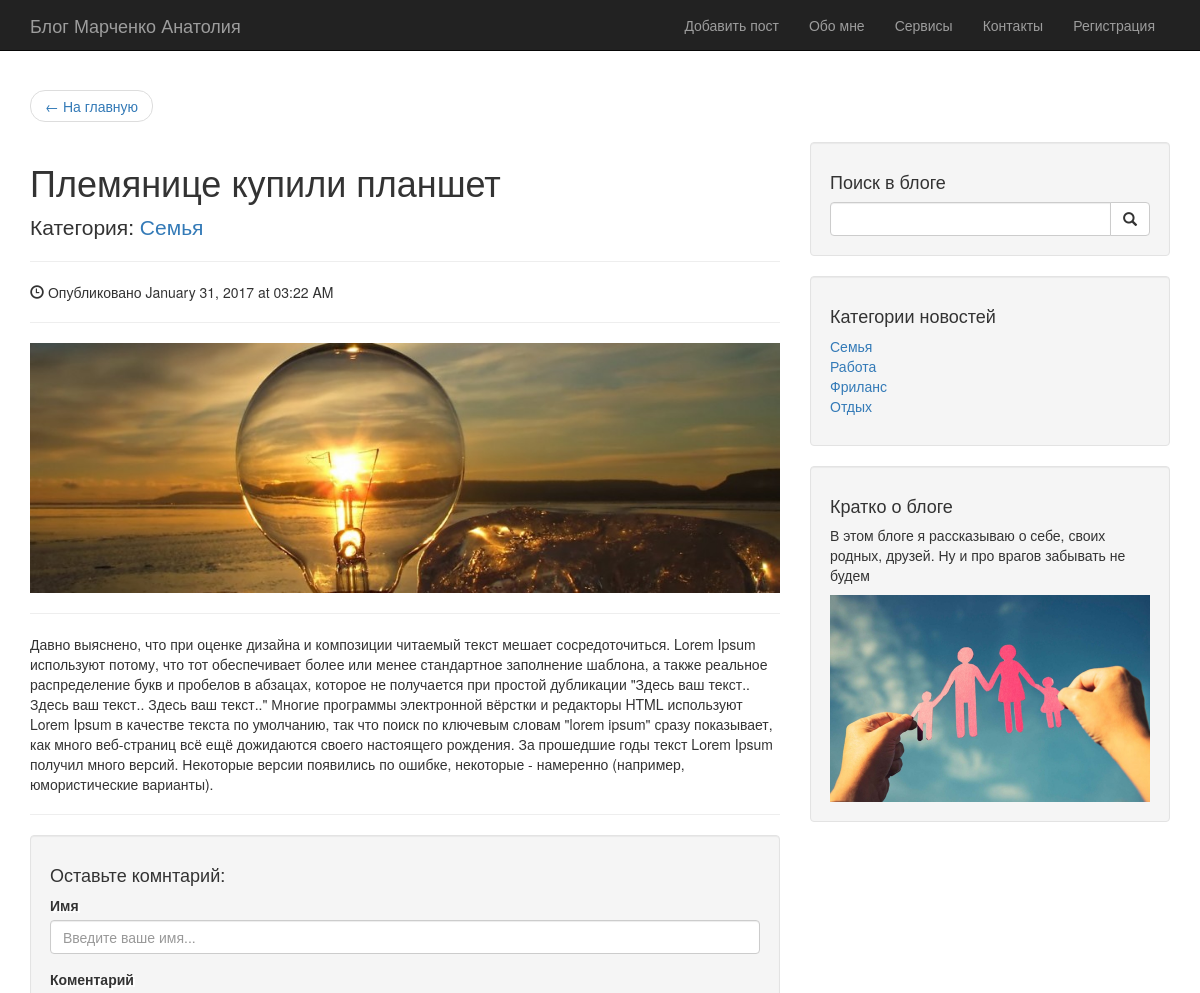
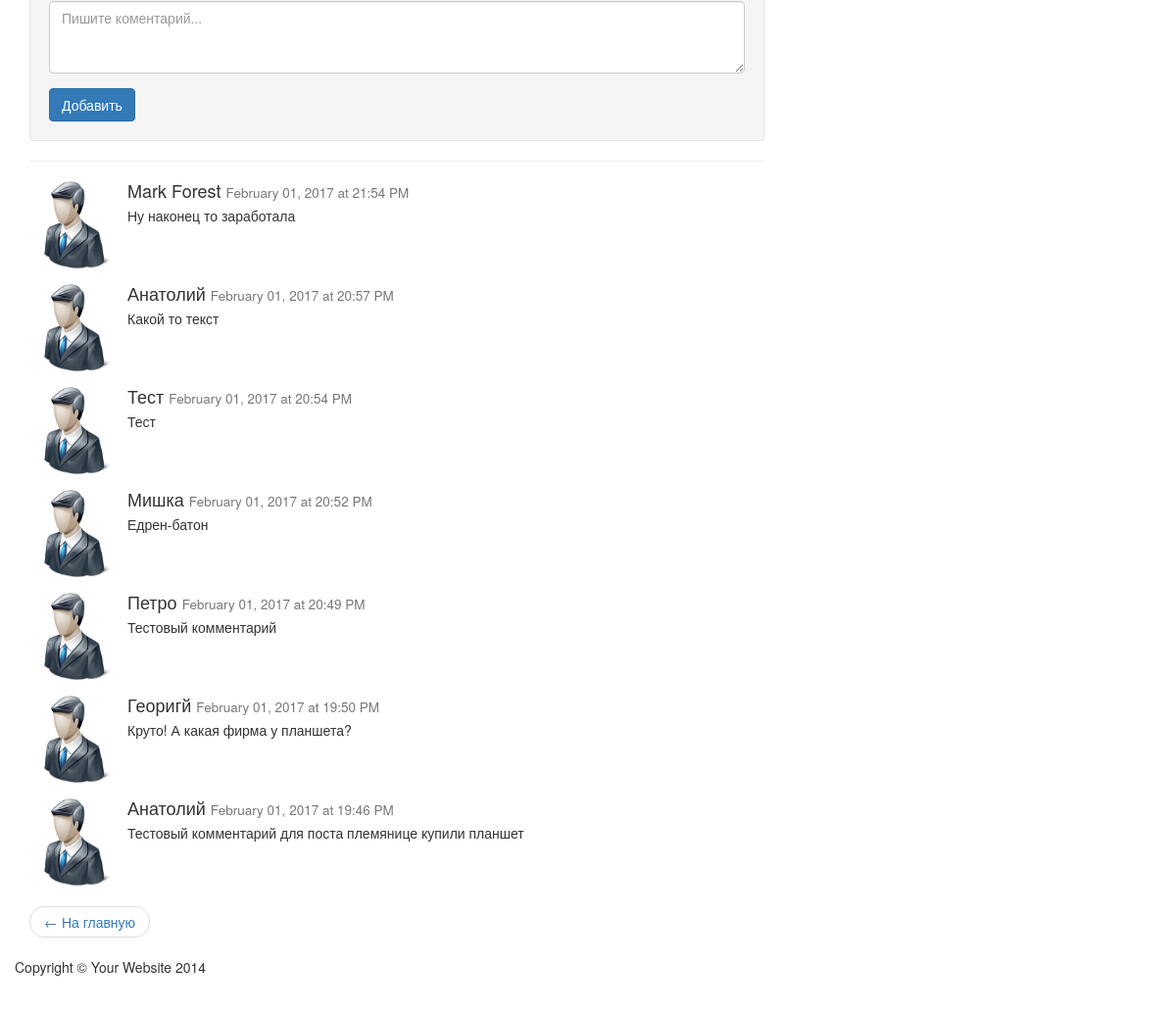
The app's page /post.php?id=9 with its own data (2 pictures, top to bottom).
### tables this page shows
CREATE TABLE posts(
          id integer primary key AUTOINCREMENT,
          category_id integer not null,
          published_date text not null,
          path_img text not null,
          title text not null,
          content text not null,
          FOREIGN KEY (category_id) REFERENCES categories(id)
      );

CREATE TABLE categories(
          id integer PRIMARY KEY AUTOINCREMENT,
          name text NOT NULL
);

CREATE TABLE comments(
  id integer PRIMARY KEY AUTOINCREMENT ,
  comment_text text not null,
  nameUser text not null,
  post_id integer NOT NULL ,
  published_date text not null,
  FOREIGN KEY (post_id)REFERENCES posts(id)
);

### post.php (the view, shortened to what this page needs)
<?php
try {
    $dsn = "sqlite:blog.sqlite";
    $db = new PDO($dsn);
    $db->setAttribute(PDO::ATTR_ERRMODE,PDO::ERRMODE_EXCEPTION);
    $db->beginTransaction();
    $path_img = "images/9.jpg";
    if(isset($_GET['id'])) {
        $id = $_GET['id'];
        $sql = "select * from posts,categories where posts.category_id=categories.id and posts.id=$id";
        $sqlComments = "select * from comments where post_id=$id ORDER by id DESC";
        foreach($db->query($sql) as $row) {
            $titlePost=$row['title'];
            $nameCategory = $row['name'];
            $published_date = $row['published_date'];
            $path_img=$row['path_img'];
            $content = $row['content'];
        }
    }
}catch(PDOException $ex){
    $db->rollBack();
    echo "<p style='color:red'>{$ex->getMessage()}</p>";
}
include_once "header.php"
?>
    <div class="container">
        <ul class="pager">
            <li class="previous">
                <a href="index.php">&larr; На главную</a>
            </li>
        </ul>
        <div class="row">
            <div class="col-lg-8">
                <h1><?=$titlePost?></h1>
                <p class="lead">
                    Категория:  <a href="#"><?=$nameCategory?></a>
                </p>
                <hr>
                <p><span class="glyphicon glyphicon-time"></span> Опубликовано <?=$published_date?></p>
                <hr>
                <img class="img-responsive" src="<?=$path_img?>" alt="">
                <hr>
                <p><?=$content?></p>
                <hr>
                <div class="well">
                    <h4>Оставьте комнтарий:</h4>
                    <form role="form" method="post" id="comments">
                        <div class="form-group">
                            <label for="name">Имя</label>
                            <input class="form-control" type="text" name="nameUser" id="name" placeholder="Введите ваше имя...">
                        </div>
                        <div class="form-group">
                            <label for="comment">Коментарий</label>
                            <textarea id="comment" name="textComment" class="form-control" rows="3" placeholder="Пишите коментарий..."></textarea>
                        </div>
                        <button type="submit" name="addComment" class="btn btn-primary">Добавить</button>
                    </form>
                </div>
                <hr>
                <?php foreach($db->query($sqlComments) as $row):?>
                <div class="media">
                    <a class="pull-left userPhoto" href="#">
                        <img class="media-object img-responsive" src="images/User.png" alt="">
                    </a>
                    <div class="media-body">
                        <h4 class="media-heading"><?=$row['nameUser']?>
                            <small><?=$row['published_date']?></small>
                        </h4>
                        <?=$row['comment_text']?>
                    </div>
                </div>
                <?php endforeach;?>
                 <ul class="pager">
                    <li class="previous">
                        <a href="index.php">&larr; На главную</a>
                    </li>
                </ul>
            </div>
            <?php include_once "footer.php";?>

### css/main.css (style rules this page uses)
body { padding-top: 70px; }
.userPhoto { width: 100px; }
label { text-shadow: 2px 2px 0px white; }

### records on screen
posts: title "Племянице купили планшет", category.name "Семья", published_date "January 31, 2017 at 03:22 AM", path_img (picture), content "Давно выяснено, что при оценке дизайна и композиции читаемый текст мешает сосредоточиться. Lorem Ipsum используют потому, что тот обеспечивает более или менее стандартное заполнение шаблона, а также реальное распределение букв и пробелов в абзацах, которое не получается при простой дубликации \"Здесь ваш текст.. Здесь ваш текст.. Здесь ваш текст..\" Многие программы электронной вёрстки и редакторы HTML используют Lorem Ipsum в качестве текста по умолчанию, так что поиск по ключевым словам \"lorem ipsum\" сразу показывает, как много веб-страниц всё ещё дожидаются своего настоящего рождения. За прошедшие годы текст Lorem Ipsum получил много версий. Некоторые версии появились по ошибке, некоторые…"
comments: nameUser "Mark Forest", published_date "February 01, 2017 at 21:54 PM", comment_text "Ну наконец то заработала"
comments: nameUser "Анатолий", published_date "February 01, 2017 at 20:57 PM", comment_text "Какой то текст"
comments: nameUser "Тест", published_date "February 01, 2017 at 20:54 PM", comment_text "Тест"
comments: nameUser "Мишка", published_date "February 01, 2017 at 20:52 PM", comment_text "Едрен-батон"
comments: nameUser "Петро", published_date "February 01, 2017 at 20:49 PM", comment_text "Тестовый комментарий"
comments: nameUser "Георигй", published_date "February 01, 2017 at 19:50 PM", comment_text "Круто! А какая фирма у планшета?"
comments: nameUser "Анатолий", published_date "February 01, 2017 at 19:46 PM", comment_text "Тестовый комментарий для поста племянице купили планшет"
